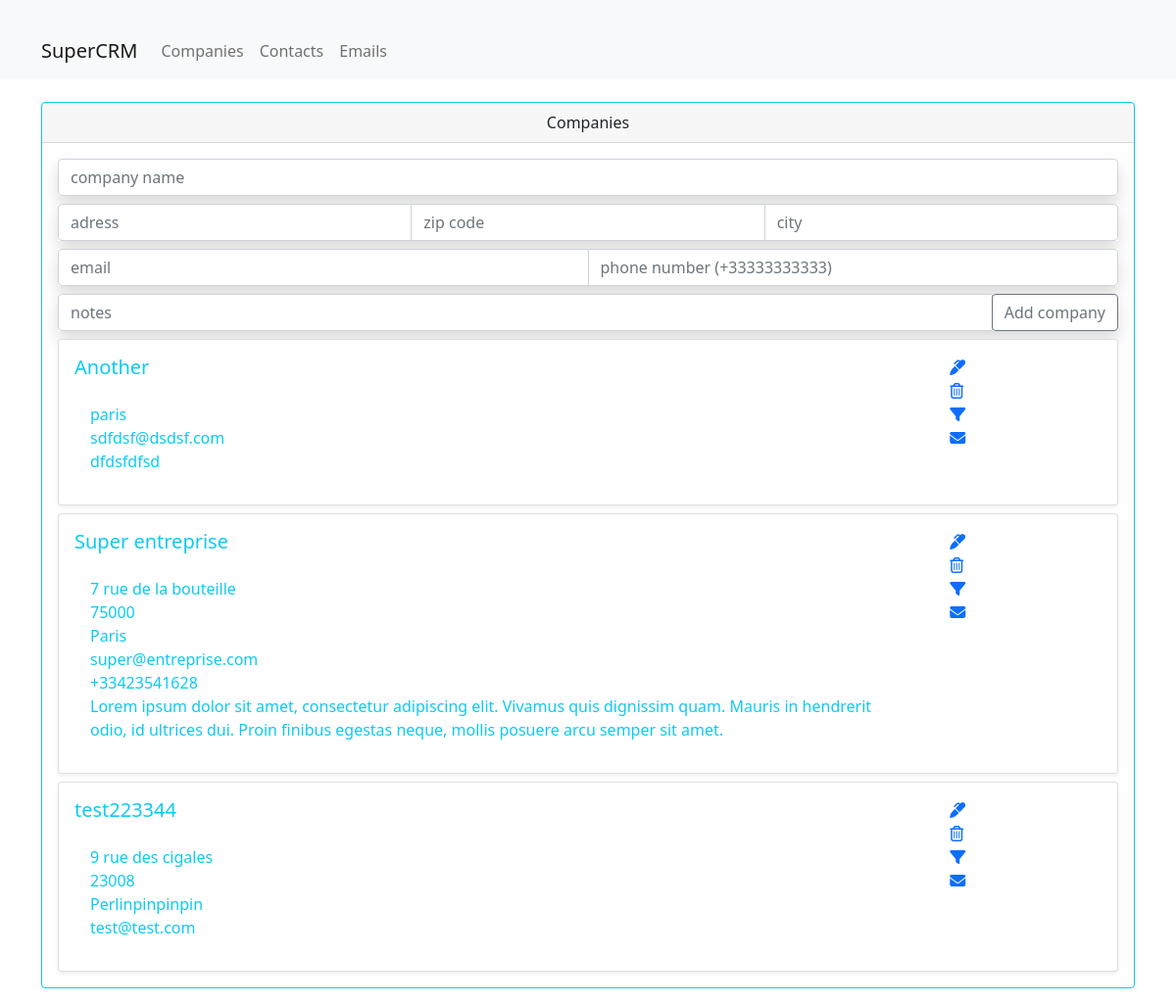
The page / on the database its author committed.
### companies/models.py (models this page shows, shortened)
class Company(models.Model):
    company_name = models.CharField(max_length=255)
    company_adress = models.CharField(blank=True, max_length=255)
    company_zip_code = models.CharField(blank=True, max_length=100)
    company_city = models.CharField(blank=True, max_length=255)
    company_email = models.EmailField(blank=True)
    company_phone = models.CharField(blank=True, max_length=45, null=True)
    company_notes = models.TextField(blank=True,null=True)
    company_created_on = models.DateTimeField(auto_now_add=True)
    class Meta:
        ordering = ["company_name"]

### companies/views.py (the view)
# urls.py: path('', views.listCompanies, name="List_Companies"),
def listCompanies(request):
    companies = Company.objects.all()
    form = CompanyForm()
    context = {
        'companies' : companies,
        'form' : form
    }
    return render(request, 'companies/index.html', context)

### companies/templates/companies/index.html (shortened to what this page needs)
<!DOCTYPE html>
<html lang="en">
    <head>
        <link href="https://cdn.jsdelivr.net/npm/bootstrap@5.0.0/dist/css/bootstrap.min.css" rel="stylesheet">
    </head>
    <body>
        <nav class="navbar navbar-expand-lg navbar-light bg-light">
            <div class="container mt-4">
                <a class="navbar-brand" href="http://127.0.0.1:8000">
                    SuperCRM
                </a>
                <div class="collapse navbar-collapse" id="navbarSupportedContent">
                    <ul class="navbar-nav mr-auto">
                        <a class="nav-link" href="http://127.0.0.1:8000/companies">Companies </a>
                    </ul>
                    <ul class="navbar-nav mr-auto">
                        <a class="nav-link" href="http://127.0.0.1:8000/contacts">Contacts </a>
                    </ul>
                    <ul class="navbar-nav mr-auto">
                        <a class="nav-link" href="http://127.0.0.1:8000/emails">Emails </a>
                    </ul>
                </div>
            </div>
        </nav>
        <div class="container mt-4">
            <div class="row">
                <div class="col-12">
                    <div class="card border-info mb-3" >
                    <div class="card-header text-center">Companies</div>
                        <div class="card-body text-info">
                            {% if updateForm %}
                                {% include 'companies/updateform.html' %}
                            {% else %}
                                {% include 'companies/addform.html' %}
                            {% endif %}
                            {% for company in companies %}
                                {% include 'companies/companydisplay.html' %}
                            {% endfor %}
                        </div>
                    </div>
                </div>
            </div>
        </div>
    </body>
</html>

### companies/templates/companies/companydisplay.html
<div class="card mt-2 shadow-sm">
    <div class="card-body">
        <div class="row">
            <div class="col-10">
                <h5 class="card-title">
                    {{ company.company_name }}
                </h5>
                <div class="card-body text-info">
                    <div>{{ company.company_adress }}</div>
                    <div>{{ company.company_zip_code }}</div>
                    <div>{{ company.company_city }}</div>
                    <div>{{ company.company_email }}</div>
                    <div>{{ company.company_phone }}</div>
                    <div>{{ company.company_notes }}</div>
                </div>
            </div>
            <div class="col-1 close">
                <div class="col-1">
                    <a href="{% url 'companies:Update_Company' company.id %}">
                        <i class="fas fa-marker"></i>
                    </a>
                </div>
                <div class="col-1">
                    <a href="{% url 'companies:Delete_Company' company.id %}">
                        <i class="fa fa-trash-o" ></i>
                    </a>
                </div>
                <div class="col-1">
                    <a href="{% url 'contacts:Filter_Contact' company.id %}">
                        <i class="fas fa-filter"></i>
                    </a>
                </div>
                <div class="col-1">
                    <a href="{% url 'emails:Filter_Email_From_Company' company.id %}">
                        <i class="fa fa-envelope" ></i>
                    </a>
                </div>
            </div>
        </div>
    </div>
</div>

### rows shown on the page
Company: company_name "Another", company_city "paris", company_email "sdfdsf@dsdsf.com", company_phone "dfdsfdfsd"
Company: company_name "Super entreprise", company_adress "7 rue de la bouteille", company_zip_code "75000", company_city "Paris", company_email "super@entreprise.com", company_phone "+33423541628", company_notes "Lorem ipsum dolor sit amet, consectetur adipiscing elit. Vivamus quis dignissim quam. Mauris in hendrerit odio, id ultrices dui. Proin finibus egestas neque, mollis posuere arcu semper sit amet."
Company: company_name "test223344", company_adress "9 rue des cigales", company_zip_code "23008", company_city "Perlinpinpinpin", company_email "test@test.com"
